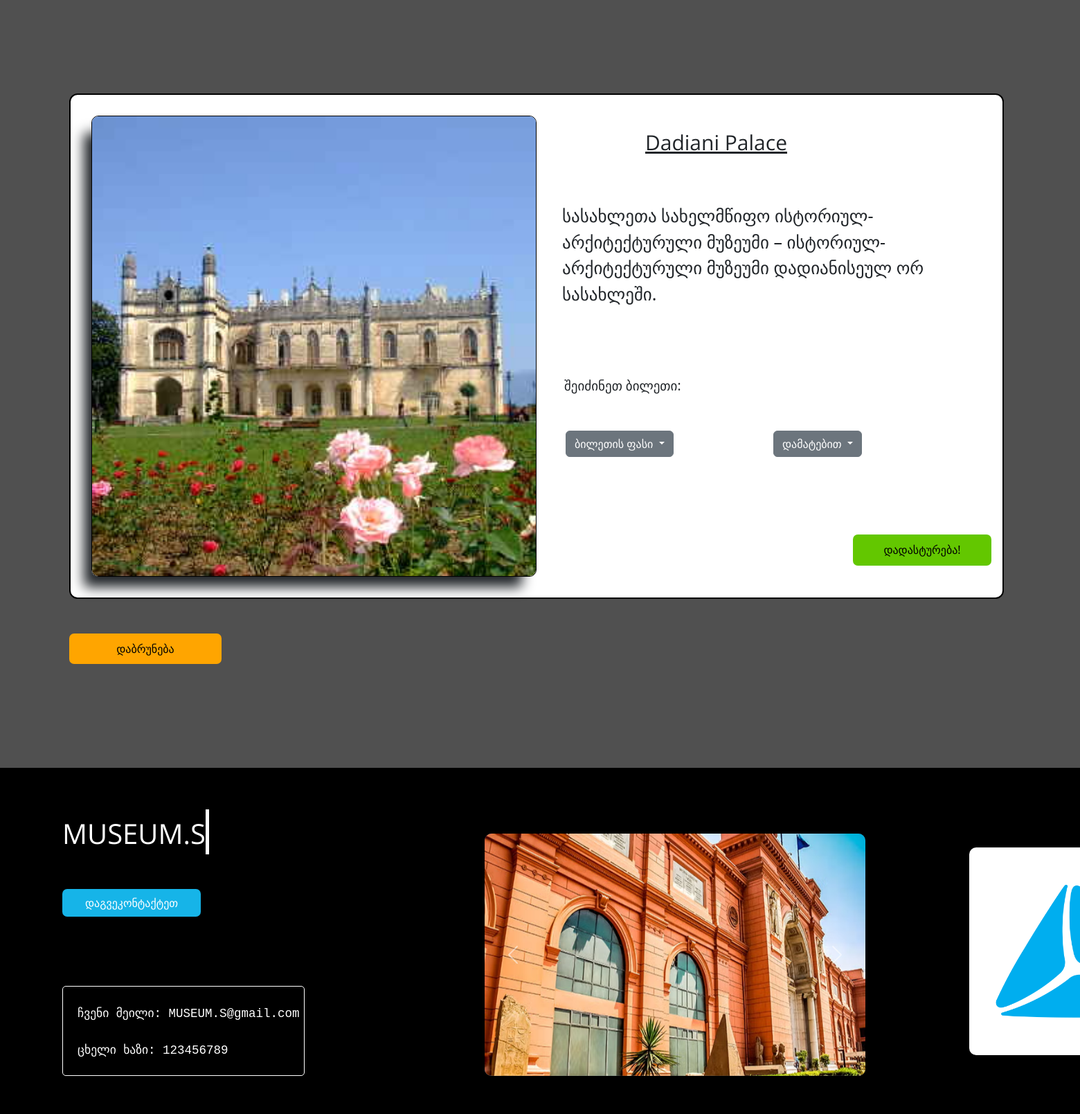
The page /museums/1 (signed in) on the database its author committed.
### models.py (models this page shows, shortened)
class BaseModel:
    def create(self):
        db.session.add(self)
        db.session.commit()

class Museum(db.Model, BaseModel):
    id = db.Column(db.Integer, primary_key=True)
    title = db.Column(db.String)
    country = db.Column(db.String)
    info = db.Column(db.String)
    img = db.Column(db.String)

### routes.py (the view)
@app.route("/museums/<int:index>")
@login_required
def view_museums(index):
    museum_info = Museum.query.get(index)
    return render_template("view-museum.html", imgs=bottom_img, logo=tbc, museum_info=museum_info)

### models.py (called while the page is built)
@login_manager.user_loader
def load_user(user_id):
    return User.query.get(user_id)

### templates/view-museum.html (shortened to what this page needs)
<!DOCTYPE html>
<html lang="en">
<head>
    <link rel="stylesheet" href="/static/style.css">
    <link rel="stylesheet" href="https://cdnjs.cloudflare.com/ajax/libs/font-awesome/6.5.1/css/all.min.css"
/>
    <link href="https://cdn.jsdelivr.net/npm/bootstrap@5.3.2/dist/css/bootstrap.min.css" rel="stylesheet"
>
</head>
<body>
<div class="view_museum-card">
    <img class="museum_card-img" src="/static/{{museum_info.img}}" alt="museum">
    <div class="museum_card-title"> {{museum_info.title}} </div>
    <div class="museum_card_info"> {{museum_info.info}} </div>
    <div class="museum_card_country_name">შეიძინეთ ბილეთი:</div>
    <div class="museum_dropdown_cistem">
        <div class="museum_dropdown1">
            <div class="dropdown">
                <button class="btn btn-secondary dropdown-toggle" type="button" data-bs-toggle="dropdown"
                        aria-expanded="false">
                    ბილეთის ფასი
                </button>
            </div>
        </div>
        <div class="museum_dropdown2">
            <div class="dropdown">
                <button class="btn btn-secondary dropdown-toggle" type="button" data-bs-toggle="dropdown"
                        aria-expanded="false">
                    დამატებით
                </button>
            </div>
        </div>
    </div>
    <a href="/" ><button class="museum_dropdown_confirm-button" type="submit">დადასტურება!</button></a>
</div>
<a href="/info" ><button class="page-undo">დაბრუნება</button></a>
<div class="bottom_info-moving">
    <div class="bottom_info">
        <div class="bottom_title">MUSEUM.S</div>
        <div class="bottom_decoration"></div>
        <div class="bottom_button"><a href="/contact">
            <button class="bottom_btn">დაგვეკონტაქტეთ</button>
        </a></div>
        <div class="bottom_carousel">
            <div id="carouselExampleAutoplaying" class="carousel slide" data-bs-ride="carousel">
                <div class="carousel-inner">
                    {% for bottom_img in imgs %}
                    <div class="carousel-item active">
                        <img class="bottom_carousel_img" src="/static/{{bottom_img['img']}}" alt="museum">
                    </div>
                    {% endfor %}
                </div>
                <button class="carousel-control-prev" type="button" data-bs-target="#carouselExampleAutoplaying"
                        data-bs-slide="prev">
                    <span class="carousel-control-prev-icon" aria-hidden="true"></span>
                </button>
                <button class="carousel-control-next" type="button" data-bs-target="#carouselExampleAutoplaying"
                        data-bs-slide="next">
                    <span class="carousel-control-next-icon" aria-hidden="true"></span>
                </button>
            </div>
        </div>
        <div class="bottom_rand_info">
    <pre>
  ჩვენი მეილი: MUSEUM.S@gmail.com
  ცხელი ხაზი: 123456789
    </pre>
        </div>
        <div class="TBC-bank-logo">
            {% for tbc in logo %}
            <a href="https://www.tbceducation.ge/" target="_blank"> <img class="logo-tbc"
                                                                         src="/static/{{tbc['TBC-logo']}}"
                                                                         alt="TBC-logo"> </a>
            {% endfor %}
        </div>
    </div>
</div>
</body>
</html>

### static/style.css (style rules this page uses)
.dropdown { position:relative; top:50px; left:100px; width:500px; }
.bottom_info { position:relative; top:100px; width:100%; height:500px; background-color:black; }
.bottom_title { position:relative; font-family: 'Open Sans', sans-serif; font-size:40px; width:200px; color:white; left:90px; top:65px; }
.bottom_decoration { position:relative; background-color:white; height:65px; width:5px; left:297px; }
.bottom_carousel { position:relative; width:550px; height:350px; left:700px; bottom:70px; }
.bottom_carousel_img { width:550px; height:350px; border-radius:10px; }
.bottom_btn { position:relative; left:90px; top:50px; background-color: rgb(22, 180, 232); border-radius:7px; border:none; color:white; width:200px; height:40px; transition:0.3s; }
.bottom_rand_info { position:relative; bottom:200px; left:90px; width:350px; height:130px; color:white; font-size:20px; border-bottom:1px solid white; border-top:1px solid white; border-right:1px solid white; border-left:1px solid white; border-radius:5px; }
.logo-tbc { width:300px; height:300px; }
.TBC-bank-logo { position:relative; width:300px; height:300px; left:1400px; bottom:530px; background-color:white; border-radius:10px; }
.view_museum-card { position:relative; left:100px; top:50px; width:1350px; height:730px; background-color:white; border:2px solid black; border-radius:12px; padding: 30px 30px 30px 30px; }
.museum_card-img { position:relative; width:50%; height:100%; border-radius:10px; border:1px solid black; box-shadow: -16px 20px 18px -5px; transition: 0.3s; }
.museum_card-title { position:relative; font-size:30px; left:800px; width:300px; height:60px; font-family: 'Open Sans', sans-serif; bottom:650px; text-decoration:underline; }
.museum_card_info { position:relative; left:680px; bottom:600px; width:550px; height:200px; font-size:25px; }
.museum_card_country_name { position:relative; left:683px; bottom:550px; width:300px; font-size:19px; }
.museum_dropdown_cistem { position:relative; bottom:550px; left:585px; width: 700px; height: 300px; display: flex; }
.museum_dropdown1 { width:300px; }
.museum_dropdown2 { width:300px; }
.museum_dropdown_confirm-button { position:relative; left:1100px; bottom:650px; width:200px; height:45px; background-color:rgb(99, 199, 0); border:none; border-radius:7px; transition: 0.3s; }
.page-undo { position:relative; width:220px; height:44px; background-color:orange; top:100px; left:100px; border:none; border-radius:7px; }

### templates/view-museum.html (style rules this page uses)
body { background-color: rgb(80, 80, 80) ; }
.bottom_info-moving { position:relative; top:150px; }

### rows shown on the page
Museum: img (picture), title "Dadiani Palace", info "სასახლეთა სახელმწიფო ისტორიულ-არქიტექტურული მუზეუმი – ისტორიულ-არქიტექტურული მუზეუმი დადიანისეულ ორ სასახლეში."
